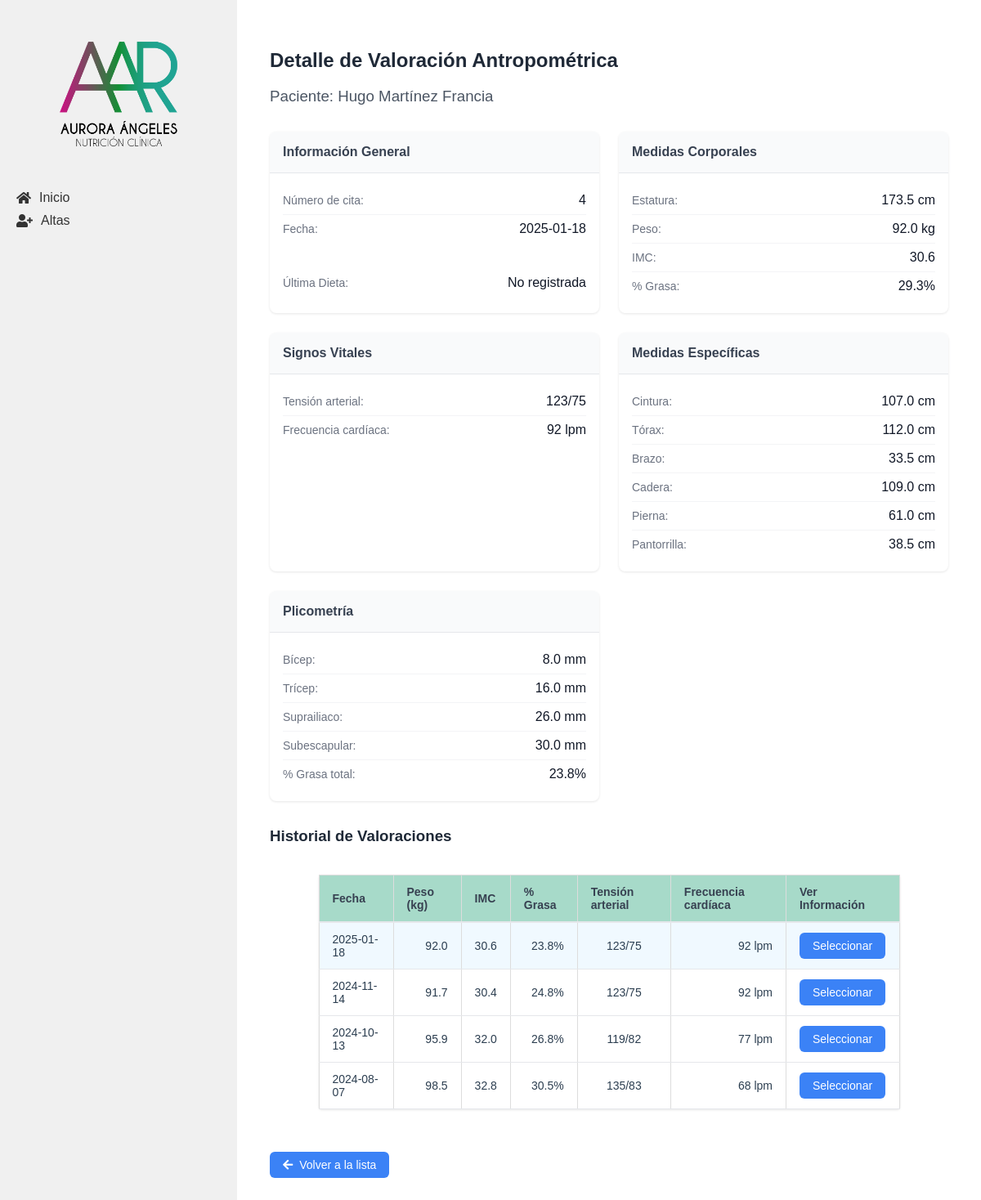
The app's page /valoraciones/51, older data.
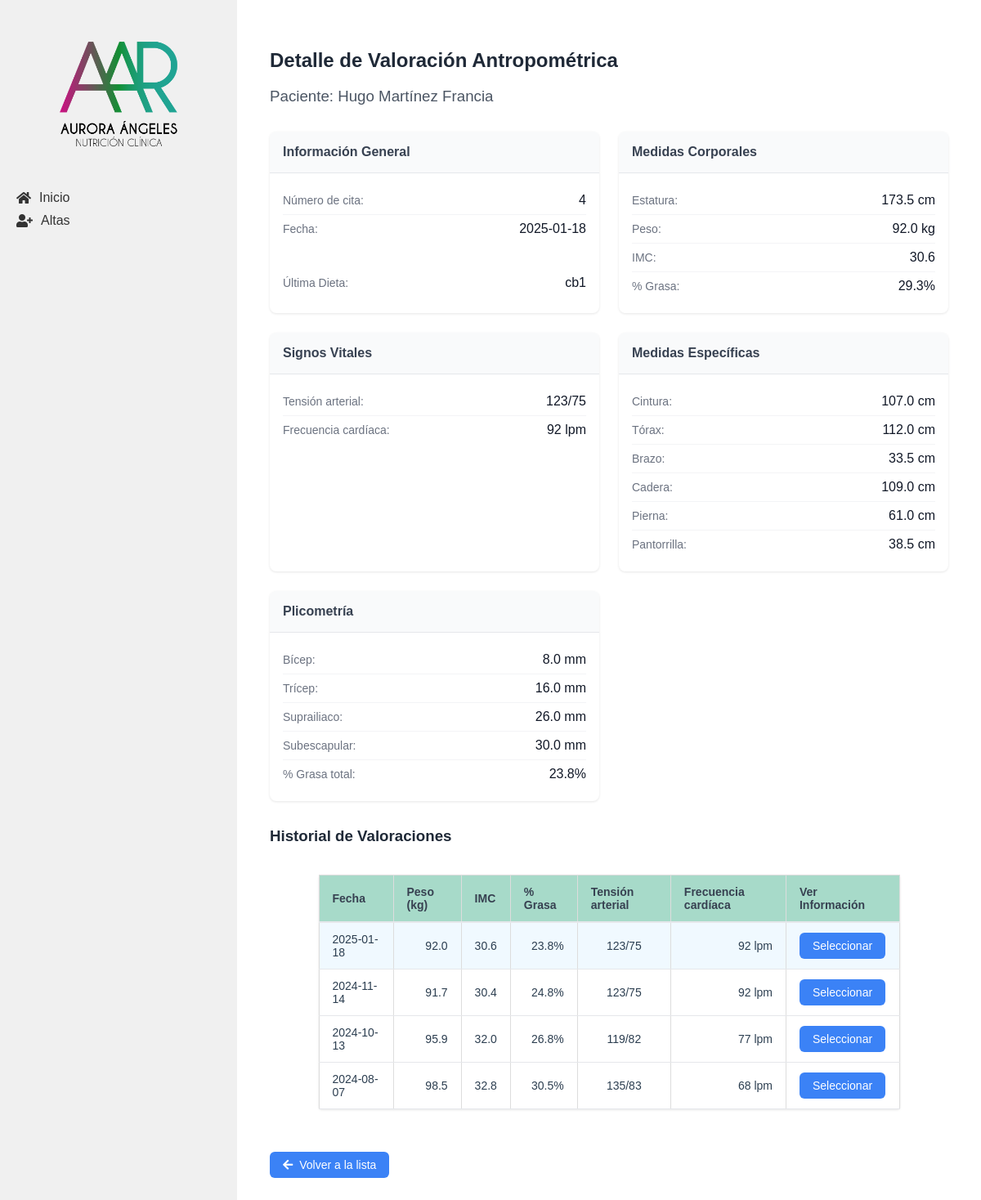
The same page, newer data.
### tables this page shows
CREATE TABLE "pacientes" (
    id INTEGER PRIMARY KEY AUTOINCREMENT,
    nombre TEXT NOT NULL,
    apellido_paterno TEXT NOT NULL,
    apellido_materno TEXT NOT NULL,
    fecha_nacimiento TEXT NOT NULL,
    telefono TEXT,
    correo TEXT UNIQUE NOT NULL,
    ciudad TEXT NOT NULL, `status` TEXT,
    fecha_registro TIMESTAMP DEFAULT CURRENT_TIMESTAMP
);

CREATE TABLE "valoracion_antropometrica" (
    id INTEGER PRIMARY KEY AUTOINCREMENT,
    paciente_id INTEGER NOT NULL,
    numero_cita INTEGER NOT NULL,
    fecha DATE NOT NULL,
    estatura FLOAT NOT NULL,
    peso FLOAT NOT NULL,
    imc FLOAT NOT NULL,
    grasa FLOAT NOT NULL,
    cintura FLOAT NOT NULL,
    torax FLOAT NOT NULL,
    brazo FLOAT NOT NULL,
    cadera FLOAT NOT NULL,
    pierna FLOAT NOT NULL,
    pantorrilla FLOAT NOT NULL,
    tension_arterial TEXT NOT NULL,
    frecuencia_cardiaca INTEGER NOT NULL,
    bicep FLOAT NOT NULL,
    tricep FLOAT NOT NULL,
    suprailiaco FLOAT NOT NULL,
    subescapular FLOAT NOT NULL,
    femoral FLOAT,
    porcentaje_grasa FLOAT NOT NULL,
    ultima_dieta TEXT,
    FOREIGN KEY (paciente_id) REFERENCES pacientes (id)
);

### app/controllers/valoracion_antropometrica.py (the view)
@valoracion.route('/valoraciones/<int:valoracion_id>')
def detalle_valoracion(valoracion_id):
    valoracion = ValoracionAntropometrica.obtener_por_id(valoracion_id)
    if not valoracion:
        flash('Valoración no encontrada', 'error')
        return redirect(url_for('valoracion.todas_valoraciones'))
    paciente = Paciente.obtener_por_id(valoracion['paciente_id'])
    historial_valoraciones = ValoracionAntropometrica.obtener_por_paciente(valoracion['paciente_id'])
    return render_template('detalle_valoracion.html',
                            valoracion=valoracion,
                            paciente=paciente,
                            historial_valoraciones=historial_valoraciones)

### app/db.py (called while the page is built)
def get_db():
    if 'db' not in g:
        g.db = sqlite3.connect(
            'pacientes.db',
            detect_types=sqlite3.PARSE_DECLTYPES
        )
        g.db.row_factory = sqlite3.Row
    return g.db

def query_db(query, args=(), one=False):
    cur = get_db().execute(query, args)
    rv = cur.fetchall()
    cur.close()
    return (rv[0] if rv else None) if one else rv

### app/models/paciente.py (called while the page is built)
    @staticmethod
    def obtener_por_id(id):
        return query_db('SELECT * FROM pacientes WHERE id = ?', [id], one=True)

### app/models/valoracion_antropometrica.py (called while the page is built)
    @staticmethod
    def obtener_por_paciente(paciente_id):
        return query_db('''
            SELECT * FROM valoracion_antropometrica
            WHERE paciente_id = ?
            ORDER BY fecha DESC
        ''', [paciente_id])

    @staticmethod
    def obtener_por_id(valoracion_id):
        return query_db('SELECT * FROM valoracion_antropometrica WHERE id = ?', [valoracion_id], one=True)

### app/templates/detalle_valoracion.html (shortened to what this page needs)
{% extends "base.html" %}
{% block content %}
<div class="valoracion-container">
    <header class="valoracion-header">
        <h2>Detalle de Valoración Antropométrica</h2>
        <h3>Paciente: {{ paciente['nombre'] }} {{ paciente['apellido_paterno'] }} {{ paciente['apellido_materno'] }}</h3>
    </header>
    <div class="valoracion-grid">
        <div class="valoracion-card">
            <h4 class="valoracion-card__title">Información General</h4>
            <div class="valoracion-card__content">
                <div class="data-item">
                    <span class="data-label">Número de cita:</span>
                    <span class="data-value">{{ valoracion['numero_cita'] }}</span>
                </div>
                <div class="data-item">
                    <span class="data-label">Fecha:</span>
                    <span class="data-value">{{ valoracion['fecha'] }}</span>
                </div>
            </div>
            <div class="valoracion-card__content">
                <div class="data-item">
                    <span class="data-label">Última Dieta:</span>
                    <span class="data-value">{{ valoracion['ultima_dieta'] or 'No registrada' }}</span>
                </div>
            </div>
        </div>
        <div class="valoracion-card">
            <h4 class="valoracion-card__title">Medidas Corporales</h4>
            <div class="valoracion-card__content">
                <div class="data-item">
                    <span class="data-label">Estatura:</span>
                    <span class="data-value">{{ valoracion['estatura'] }} cm</span>
                </div>
                <div class="data-item">
                    <span class="data-label">Peso:</span>
                    <span class="data-value">{{ valoracion['peso'] }} kg</span>
                </div>
                <div class="data-item">
                    <span class="data-label">IMC:</span>
                    <span class="data-value">{{ valoracion['imc'] }}</span>
                </div>
                <div class="data-item">
                    <span class="data-label">% Grasa:</span>
                    <span class="data-value">{{ valoracion['grasa'] }}%</span>
                </div>
            </div>
        </div>
        <div class="valoracion-card">
            <h4 class="valoracion-card__title">Signos Vitales</h4>
            <div class="valoracion-card__content">
                <div class="data-item">
                    <span class="data-label">Tensión arterial:</span>
                    <span class="data-value">{{ valoracion['tension_arterial'] }}</span>
                </div>
                <div class="data-item">
                    <span class="data-label">Frecuencia cardíaca:</span>
                    <span class="data-value">{{ valoracion['frecuencia_cardiaca'] }} lpm</span>
                </div>
            </div>
        </div>
        <div class="valoracion-card">
            <h4 class="valoracion-card__title">Medidas Específicas</h4>
            <div class="valoracion-card__content">
                <div class="data-item">
                    <span class="data-label">Cintura:</span>
                    <span class="data-value">{{ valoracion['cintura'] }} cm</span>
                </div>
                <div class="data-item">
                    <span class="data-label">Tórax:</span>
                    <span class="data-value">{{ valoracion['torax'] }} cm</span>
                </div>
                <div class="data-item">
                    <span class="data-label">Brazo:</span>
                    <span class="data-value">{{ valoracion['brazo'] }} cm</span>
                </div>
                <div class="data-item">
                    <span class="data-label">Cadera:</span>
                    <span class="data-value">{{ valoracion['cadera'] }} cm</span>
                </div>
                <div class="data-item">
                    <span class="data-label">Pierna:</span>
                    <span class="data-value">{{ valoracion['pierna'] }} cm</span>
                </div>
                <div class="data-item">
                    <span class="data-label">Pantorrilla:</span>
                    <span class="data-value">{{ valoracion['pantorrilla'] }} cm</span>
                </div>
            </div>
        </div>
        <div class="valoracion-card">
            <h4 class="valoracion-card__title">Plicometría</h4>
            <div class="valoracion-card__content">
                <div class="data-item">
                    <span class="data-label">Bícep:</span>
                    <span class="data-value">{{ valoracion['bicep'] }} mm</span>
                </div>
                <div class="data-item">
                    <span class="data-label">Trícep:</span>
                    <span class="data-value">{{ valoracion['tricep'] }} mm</span>
                </div>
                <div class="data-item">
                    <span class="data-label">Suprailiaco:</span>
                    <span class="data-value">{{ valoracion['suprailiaco'] }} mm</span>
                </div>
                <div class="data-item">
                    <span class="data-label">Subescapular:</span>
                    <span class="data-value">{{ valoracion['subescapular'] }} mm</span>
                </div>
                <div class="data-item">
                    <span class="data-label">% Grasa total:</span>
                    <span class="data-value">{{ valoracion['porcentaje_grasa'] }}%</span>
                </div>
            </div>
        </div>
    </div>
    <div class="valoracion-history">
        <h3>Historial de Valoraciones</h3>
        <div class="table-container">
            <table class="table">
                <thead>
                    <tr>
                        <th class="table__header">Fecha</th>
                        <th class="table__header">Peso (kg)</th>
                        <th class="table__header">IMC</th>
                        <th class="table__header">% Grasa</th>
                        <th class="table__header">Tensión arterial</th>
                        <th class="table__header">Frecuencia cardíaca</th>
                        <th class="table__header">Ver Información</th>
                    </tr>
                </thead>
                <tbody>
                    {% for val in historial_valoraciones %}
                    <tr class="{{ 'current-row' if val['id'] == valoracion['id'] else '' }}">
                        <td class="table__cell">{{ val['fecha'] }}</td>
                        <td class="table__cell text-right">{{ val['peso'] }}</td>
                        <td class="table__cell text-right">{{ val['imc'] }}</td>
                        <td class="table__cell text-right">{{ val['porcentaje_grasa'] }}%</td>
                        <td class="table__cell text-center">{{ val['tension_arterial'] }}</td>
                        <td class="table__cell text-right">{{ val['frecuencia_cardiaca'] }} lpm</td>
                        <td class="table__cell">
                            <a href="{{ url_for('valoracion.detalle_valoracion', valoracion_id=val['id']) }}"
                                class="action-button">Seleccionar</a>
                        </td>
                    </tr>
                    {% endfor %}
                </tbody>
            </table>
        </div>
    </div>
    <div class="valoracion-actions">
        <a href="{{ url_for('valoracion.lista_valoraciones', paciente_id=paciente['id']) }}" class="action-button">
            <i class="fas fa-arrow-left"></i> Volver a la lista
        </a>
    </div>
</div>
{% endblock %}

### app/templates/base.html (shortened to what this page needs)
<!DOCTYPE html>
<html lang="es">
<head>
    <link rel="stylesheet" href="{{ url_for('static', filename='css/style.css') }}">
    <link href="https://cdnjs.cloudflare.com/ajax/libs/font-awesome/5.15.3/css/all.min.css" rel="stylesheet">
    <link rel="stylesheet" href="{{ url_for('static', filename='css/form.css') }}">
</head>
<body>
    <div class="container" x-data="{ menuOpen: false }">
        <nav class="sidebar">
            <div class="sidebar__header">
                <img src="{{ url_for('static', filename='img/logo.png') }}" alt="Sistema de Pacientes" class="sidebar__logo">
            </div>
            <ul class="sidebar__list" :class="{ 'sidebar__list--show': menuOpen }">
                <li class="sidebar__item"><a href="{{ url_for('main.index') }}" class="sidebar__link"><i class="fas fa-home sidebar__icon"></i> Inicio</a></li>
                <li class="sidebar__item" x-data="{ open: false }">
                    <a @click="open = !open" class="sidebar__link sidebar__dropdown"><i class="fas fa-user-plus sidebar__icon"></i> Altas</a>
                </li>
            </ul>
        </nav>
        <main class="content">
            {% block content %}{% endblock %}
        </main>
    </div>
</body>
</html>

### app/static/css/style.css (style rules this page uses)
body { font-family: Arial, sans-serif; margin: 0; padding: 0; color: #2c3e50; }
.container { display: flex; min-height: 100vh; }
.sidebar { width: 250px; background-color: #f0f0f0; padding: 20px; transition: all 0.3s ease; }
.sidebar__list { list-style-type: none; padding: 0; }
.sidebar__item { margin-bottom: 10px; }
.sidebar__link { text-decoration: none; color: #333; display: flex; align-items: center; }
.sidebar__icon { margin-right: 10px; }
.sidebar__dropdown { cursor: pointer; }
.content { flex: 1; padding: 20px; }
.table { width: 100%; border-collapse: collapse; margin: 20px 0; font-size: 16px; text-align: left; }
.table__header, .table__cell { border: 1px solid #ddd; padding: 8px; text-align: left; }
.table__header { background-color: #f2f2f2; }
.table-container { overflow-x: auto; margin: 0 auto; border-radius: 4px; max-width: 1600px; padding: 20px; }
.table { max-width: 90%; background-color: white; margin: 0 auto; box-shadow: 0 1px 3px rgba(0, 0, 0, 0.1); border-radius: 4px; }
.table__header { padding: 12px 16px; text-align: left; font-weight: 600; font-size: 0.875rem; color: #374151; background-color: #119b6e5e; border-bottom: 2px solid #e5e7eb; }
.table__cell { padding: 12px 16px; font-size: 0.875rem; border-bottom: 1px solid #e5e7eb; }
.text-center { text-align: center; }
.text-right { text-align: right; }
.action-button { display: inline-flex; align-items: center; padding: 0.5rem 1rem; font-size: 0.875rem; font-weight: 500; border-radius: 0.375rem; background-color: #3b82f6; color: white; text-decoration: none; transition: background-color 0.2s; }
.valoracion-container { max-width: 1200px; margin: 0 auto; padding: 20px; }
.valoracion-header { margin-bottom: 2rem; }
.valoracion-header h2 { color: #1f2937; margin-bottom: 0.5rem; }
.valoracion-header h3 { color: #4b5563; font-weight: normal; }
.valoracion-grid { display: grid; grid-template-columns: repeat(auto-fit, minmax(300px, 1fr)); gap: 1.5rem; margin-bottom: 2rem; }
.valoracion-card { background: white; border-radius: 0.5rem; box-shadow: 0 1px 3px rgba(0, 0, 0, 0.1); overflow: hidden; }
.valoracion-card__title { background-color: #f9fafb; color: #374151; font-size: 1rem; font-weight: 600; padding: 1rem; margin: 0; border-bottom: 1px solid #e5e7eb; }
.valoracion-card__content { padding: 1rem; }
.data-item { display: flex; justify-content: space-between; align-items: center; padding: 0.5rem 0; border-bottom: 1px solid #f3f4f6; }
.data-item:last-child { border-bottom: none; }
.data-label { color: #6b7280; font-size: 0.875rem; }
.data-value { font-weight: 500; color: #111827; }
.valoracion-history { margin-top: 2rem; }
.valoracion-history h3 { color: #1f2937; margin-bottom: 1rem; }
.current-row { background-color: #f0f9ff !important; }
.valoracion-actions { display: flex; gap: 1rem; margin-top: 2rem; justify-content: flex-start; }
.action-button { display: inline-flex; align-items: center; gap: 0.5rem; padding: 0.5rem 1rem; background-color: #3b82f6; color: white; border-radius: 0.375rem; text-decoration: none; font-size: 0.875rem; font-weight: 500; transition: background-color 0.2s; }
.sidebar__header { padding: 1rem; text-align: center; }
.sidebar__logo { max-width: 200px; height: auto; display: block; margin: 0 auto; }
.sidebar__logo { max-width: 200px; height: auto; }

Row changes from the older to the newer data that the page shows:
changed valoracion_antropometrica (number 1 of 4 on the later page): ultima_dieta (not shown) → "cb1"
Text that changed along with them:
{{ valoracion['ultima_dieta'] or 'No registrada' }}: "No registrada" → (not shown)
